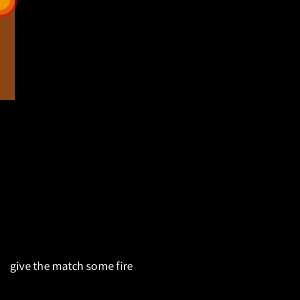
Frame 1 (no input)
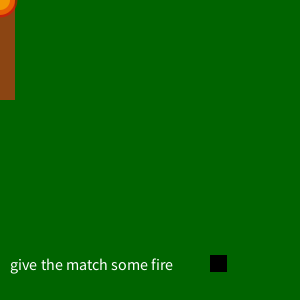
Frame 60 (the mouse pressed at the canvas centre just before this capture)
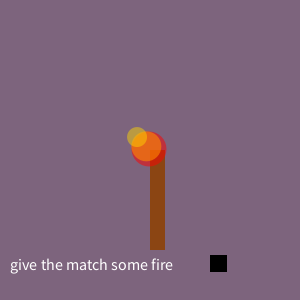
Frame 120 (the mouse held since frame 60 and released just before this capture)

The Processing sketch that drew these frames (run headless with seeded random() and noise(); from frame 60 on, the mouse is pressed at the canvas centre):

// Processing sketch: week_4_homework_
// ── week_4_homework_.pde
///make functions for: INT,(DID FLOAT INSTEAD)done)) BOOLEAN, STRING(done), VOID(done)
//use map function to change fill based on shape distance(done)
//use LERP function --linear interpolation(done)
//image goal: match(rect) to collect the circles(fire)
//when mousepressed, hover match to fire around canvas
//when mouse is moving(mouseX,mouseY) change bgColor or match color
//incorporates instructions with string function in console

int r, g, b; //for color mapping 
int size = 35;
color bgColor;
int range;
int circle;
float blackx =210;
float blacky =255;
float new1;
float new2;

float distance;

float point1 = mouseX;
float point2 =mouseY;

float originx1 = 0;
float originy1 = 0;
float originx2 = 0;
float originy2 = 0;
float originx3 = 0;
float originy3 = 0;

void setup(){
  size(300, 300);
}

void draw(){ 
  background(bgColor);
  //range = int(map(calcDistance(mouseX, mouseY), 0, width, 0, 100));
  //g = int(map(calcDistance(xPos, yPos), 0, width, 0, 100));
 
  bgColor = color(range, 100, g);
  
    println(calcDistance(210, 255));  

 //another option for color mapping
  range = int(map(mouseX, 0, width, 0, 250));
      g = int(map(mouseY, 0, width, 0, 250));
      b = int(map(200, 0, height, 0, 250));

  fill(0);
  rect(blackx, blacky, size/2, size/2); //black rect by text
  
  fill(139,69,19);
  noStroke();
  rect(point1, point2, 15, 100); //brown match

  fill(255, 0, 0, 130); //red
  originx1 = lerp(originx1, new1, 0.08);
  originy1 = lerp(originy1, new2, 0.08);
  ellipse(originx1, originy1, size, size);
  
   fill(255, 140, 0, 150); //orange
  originx2 = lerp(originx2, new1, 0.06);
  originy2 = lerp(originy2, new2, 0.06);
  ellipse(originx2, originy2, size-5, size-5);

  fill(255,215,0, 120); //yellow
  originx3 = lerp(originx3, new1, 0.04);
  originy3 = lerp(originy3, new2, 0.04);
  ellipse(originx3, originy3, size-15, size-15);
 
  
inst("match," , "meet fire"); //with string function
 
point1 = lerp(point1, mouseX, 1);
point2 = lerp(point2, mouseY, 1); 
 
 String t = "give the match some fire "; 
 fill(255);
 text(t, 10, 270);
 textSize(16);
 
 float value = calcDistance(blackx,blacky);
 
  boolean square = isInsideSquare(value);
    print(square);
    
}
//float function
 float calcDistance(float shapeX, float shapeY){
   float dist = dist(mouseX, mouseY, shapeX, shapeY);
   return dist;
 }
//string function (i think)
 void inst(String string1, String string2){
    println(string1 + "\n" + string2);
}
  
  boolean isInsideSquare( float distance){
    if (distance<size/2){
      return true;
  }else{
    return false;
  }
  }
  
  void mousePressed(){
   new1 = mouseX;
   new2 = mouseY;
  }
